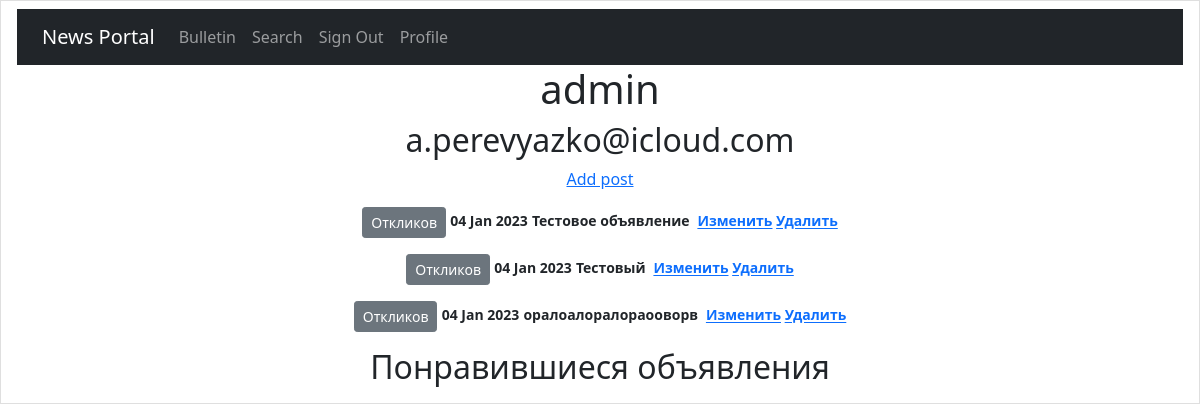
Page /bulletin/profile/ (signed in) on the earlier database version.
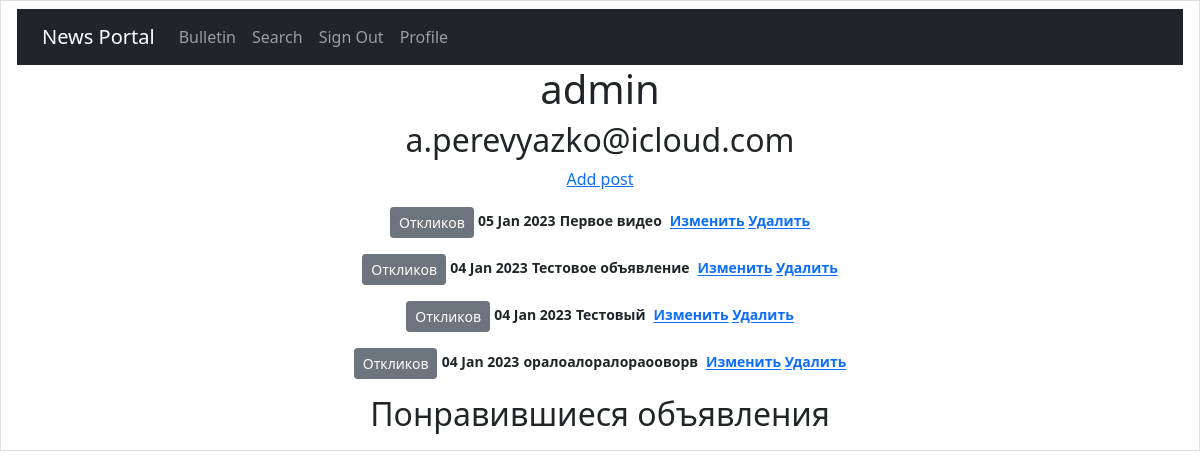
Same page on the later database version.
### bulletin/models.py (models this page shows, shortened)
class Post(models.Model):
    class Meta:
        verbose_name = u"Объявление"
        verbose_name_plural = u"Объявления"
    author = models.ForeignKey(User, on_delete=models.CASCADE, verbose_name='Автор')
    dateCreation = models.DateTimeField(auto_now_add=True, verbose_name='Дата')
    category = models.ForeignKey(
        to='PostCategory',
        on_delete=models.CASCADE,
        related_name='post',
        verbose_name='Категория'  # все продукты в категории будут доступны через поле news
    )
    title = models.CharField(max_length=128, verbose_name='Заголовок')
    text = RichTextUploadingField()
    like = models.ManyToManyField(User, related_name='rating')

### bulletin/views.py (the view)
# urls.py: path('profile/', Profile.as_view(), name='profile'),
class Profile(ListView):
    raise_exception = True
    model = User
    template_name = 'profile.html'
    context_object_name = 'user'
    def get_context_data(self, **kwargs):
        author = User.objects.get(id=self.request.user.id)
        context = super().get_context_data(**kwargs)
        context['profile'] = self.request.user
        context['email'] = self.request.user.email
        context['post'] = Post.objects.filter(author=author)
        return context

### bulletin/templatetags/custom_filters.py (called while the page is built)
@register.filter()
def censor(value):
    for word in black_words:
        value = value.replace(word[1:], '*' * (len(word) - 1))
    return value

### templates/profile.html (shortened to what this page needs)
{% extends 'flatpages/default.html' %}
{% load custom_filters %}
{% load i18n %}
{% block content %}
    <h1>{{profile}}</h1>
    <h2>{{email}}</h2>
    {% if perms.bulletin.add_post %}
    <a href="{% url 'post_create' %}">{% trans "Add post"%}</a>
    {%endif%}
   {% if post %}
           {% for new in post|dictsortreversed:"dateCreation"%}
            <html class="list-group-item">
                    <p><small class="fw-bold">
                        <a href="{% url 'user_response' new.id %}" class="btn btn-secondary btn-sm">Откликов</a></small>
                    <small class="fw-bold">{{ new.dateCreation|date:'d M Y' }}</small>
                    <small class="fw-bold">{{ new.title|censor }}&nbsp;</small>
                        {% if perms.bulletin.add_post %}
                    <small class="fw-bold"><a href="{% url 'post_update' pk=new.id %}">Изменить</a>
                        {% endif %}
                        {% if perms.bulletin.add_post %}
                        <a href="{% url 'post_delete' pk=new.id %}">Удалить</a></small></p>
                        {% endif %}
            {% endfor %}
   {% else %}
       <h2>{% trans "У Вас пока нет объявлений."%}</h2>
   {% endif %}
                    <h2>Понравившиеся объявления</h2>
{% endblock content %}

Differences in the rows shown:
added Post: dateCreation "05 Jan 2023", title|censor "Первое видео"
